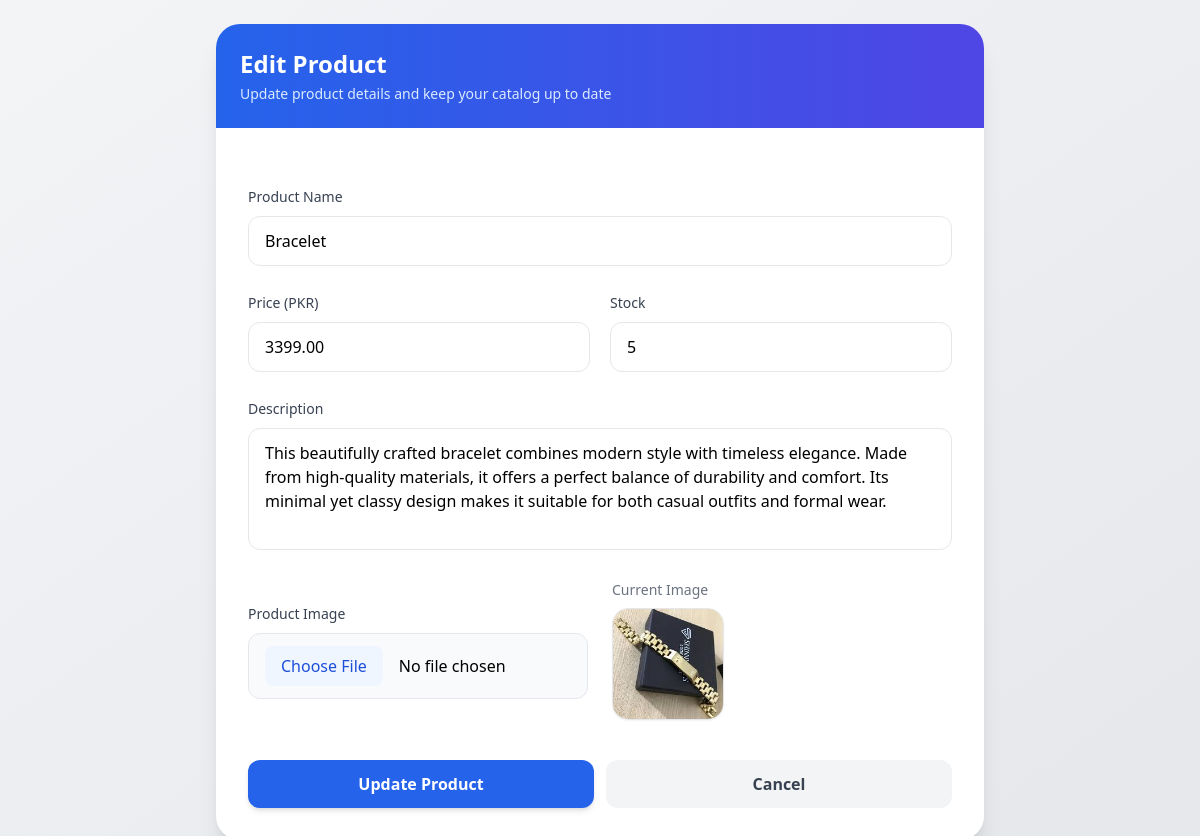
The page /products/edit/28/ (signed in) on the database its author committed.
### app/models.py (models this page shows)
class Product(models.Model):
    name = models.CharField(max_length=200)
    description = models.TextField(default="", blank=True)
    price = models.DecimalField(max_digits=10, decimal_places=2)
    image = models.ImageField(upload_to='products/', null=True, blank=True)
    stock = models.IntegerField(default=0)

### app/views.py (the view, shortened to what this page needs)
# urls.py: path('products/edit/<int:id>/', views.edit_product, name='edit_product'),
@staff_member_required
def edit_product(request, id):
    product = get_object_or_404(Product, id=id)
    return render(request, 'edit_product.html', {
        'product': product
    })

### Templates/edit_product.html (shortened to what this page needs)
<!DOCTYPE html>
<html>
<head>
    <script src="https://cdn.tailwindcss.com"></script>
</head>
<body class="bg-gradient-to-br from-gray-100 to-gray-200 min-h-screen flex items-center justify-center p-6">
<div class="w-full max-w-3xl bg-white rounded-3xl shadow-xl overflow-hidden">
    <div class="bg-gradient-to-r from-blue-600 to-indigo-600 p-6">
        <h1 class="text-2xl font-bold text-white">Edit Product</h1>
        <p class="text-blue-100 text-sm mt-1">
            Update product details and keep your catalog up to date
        </p>
    </div>
    <form method="POST" enctype="multipart/form-data" class="p-8 space-y-6">
        <div>
            <label class="text-sm font-medium text-gray-700">Product Name</label>
            <input type="text" name="name" value="{{ product.name }}"
                class="w-full mt-2 px-4 py-3 border border-gray-200 rounded-xl
                focus:outline-none focus:ring-4 focus:ring-blue-100 focus:border-blue-500 transition">
        </div>
        <div class="grid grid-cols-1 md:grid-cols-2 gap-5">
            <div>
                <label class="text-sm font-medium text-gray-700">Price (PKR)</label>
                <input type="number" name="price" value="{{ product.price }}"
                    class="w-full mt-2 px-4 py-3 border border-gray-200 rounded-xl
                    focus:outline-none focus:ring-4 focus:ring-blue-100 focus:border-blue-500 transition">
            </div>
            <div>
                <label class="text-sm font-medium text-gray-700">Stock</label>
                <input type="number" name="stock" value="{{ product.stock }}"
                    class="w-full mt-2 px-4 py-3 border border-gray-200 rounded-xl
                    focus:outline-none focus:ring-4 focus:ring-blue-100 focus:border-blue-500 transition">
            </div>
        </div>
        <div>
            <label class="text-sm font-medium text-gray-700">Description</label>
            <textarea name="description" rows="4"
                class="w-full mt-2 px-4 py-3 border border-gray-200 rounded-xl
                focus:outline-none focus:ring-4 focus:ring-blue-100 focus:border-blue-500 transition resize-none">{{ product.description }}</textarea>
        </div>
        <div class="grid grid-cols-1 md:grid-cols-2 gap-6 items-center">
            <div>
                <label class="text-sm font-medium text-gray-700">Product Image</label>
                <input type="file" name="image"
                    class="w-full mt-2 px-4 py-3 border border-gray-200 rounded-xl bg-gray-50
                    file:mr-4 file:py-2 file:px-4 file:rounded-lg file:border-0
                    file:bg-blue-50 file:text-blue-700 hover:file:bg-blue-100">
            </div>
            {% if product.image %}
            <div class="flex flex-col items-start">
                <p class="text-sm text-gray-500 mb-2">Current Image</p>
                <div class="w-28 h-28 rounded-2xl overflow-hidden border shadow-sm">
                    <img src="{{ product.image.url }}"
                        class="w-full h-full object-cover">
                </div>
            </div>
            {% endif %}
        </div>
        <div class="flex flex-col md:flex-row gap-3 pt-4">
            <button type="submit"
                class="flex-1 bg-blue-600 hover:bg-blue-700 text-white py-3 rounded-xl
                font-semibold shadow-md transition">
                Update Product
            </button>
            <a href="{% url 'product_list' %}"
                class="flex-1 text-center bg-gray-100 hover:bg-gray-200 text-gray-700 py-3 rounded-xl
                font-semibold transition">
                Cancel
            </a>
        </div>
    </form>
</div>
</body>
</html>

### rows shown on the page
Product: name "Bracelet", price "3399.00", stock "5", description "This beautifully crafted bracelet combines modern style with timeless elegance. Made from high-quality materials, it offers a perfect balance of durability and comfort. Its minimal yet classy design makes it suitable for both casual outfits and formal wear.", image (picture)
